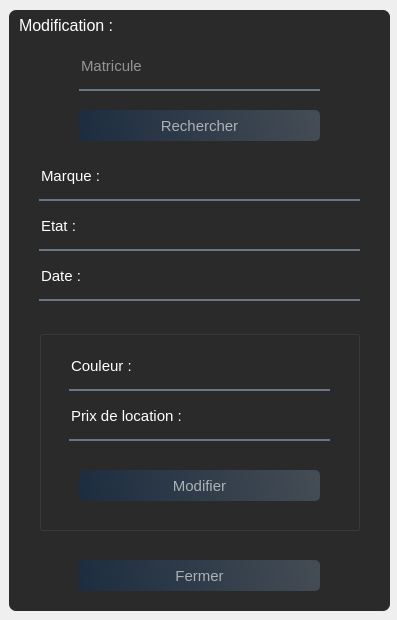
<?xml version="1.0" encoding="UTF-8"?>
<ui version="4.0">
 <class>Form</class>
 <widget class="QWidget" name="Form">
  <property name="geometry">
   <rect>
    <x>0</x>
    <y>0</y>
    <width>397</width>
    <height>620</height>
   </rect>
  </property>
  <property name="windowTitle">
   <string>Form</string>
  </property>
  <widget class="QWidget" name="widget" native="true">
   <property name="geometry">
    <rect>
     <x>-1</x>
     <y>0</y>
     <width>401</width>
     <height>621</height>
    </rect>
   </property>
   <widget class="QLabel" name="label">
    <property name="geometry">
     <rect>
      <x>-10</x>
      <y>-5</y>
      <width>411</width>
      <height>631</height>
     </rect>
    </property>
    <property name="styleSheet">
     <string notr="true">border-image: url(:/images/pexels-photo-2834653.jpeg);</string>
    </property>
    <property name="text">
     <string/>
    </property>
   </widget>
   <widget class="QLabel" name="label_2">
    <property name="geometry">
     <rect>
      <x>10</x>
      <y>10</y>
      <width>381</width>
      <height>601</height>
     </rect>
    </property>
    <property name="styleSheet">
     <string notr="true">background-color:rgba(0,0,0,210); 
border-radius:7px; </string>
    </property>
    <property name="text">
     <string/>
    </property>
   </widget>
   <widget class="QLabel" name="label_3">
    <property name="geometry">
     <rect>
      <x>20</x>
      <y>0</y>
      <width>311</width>
      <height>51</height>
     </rect>
    </property>
    <property name="font">
     <font>
      <pointsize>12</pointsize>
     </font>
    </property>
    <property name="styleSheet">
     <string notr="true">color : white ;
color:rgba(255,255,255,1);</string>
    </property>
    <property name="text">
     <string>Modification :</string>
    </property>
   </widget>
   <widget class="QLineEdit" name="lineEdit">
    <property name="geometry">
     <rect>
      <x>80</x>
      <y>50</y>
      <width>241</width>
      <height>41</height>
     </rect>
    </property>
    <property name="font">
     <font>
      <pointsize>11</pointsize>
     </font>
    </property>
    <property name="styleSheet">
     <string notr="true">background-color: rgba(0,0,0,0);
border : none ;
border-bottom : 2px solid rgba(105,118,132,255);
color :rgba(255,255,255,1);
padding-bottom:7px ;</string>
    </property>
    <property name="text">
     <string/>
    </property>
    <property name="placeholderText">
     <string>Matricule</string>
    </property>
    <property name="clearButtonEnabled">
     <bool>true</bool>
    </property>
   </widget>
   <widget class="QPushButton" name="pushButton">
    <property name="geometry">
     <rect>
      <x>80</x>
      <y>110</y>
      <width>241</width>
      <height>31</height>
     </rect>
    </property>
    <property name="font">
     <font>
      <pointsize>11</pointsize>
      <bold>false</bold>
     </font>
    </property>
    <property name="styleSheet">
     <string notr="true">QPushButton#pushButton{
background-color : qlineargradient(spread:pad,x1:0,y1:0.505682,x2:1,y2:0.477,stop:0 rgba(20,47,78,0.6),stop:1 rgba(85,98,112,0.6));
color:rgba(255,255,255,0.6);
border-radius:5px;
}
QPushButton#pushButton:hover{
background-color : qlineargradient(spread:pad,x1:0,y1:0.505682,x2:1,y2:0.477,stop:0 rgba(40,67,98,219),stop:1 rgba(105,118,132,226));
}
QPushButton#pushButton:pressed{
background-color : qlineargradient(spread:pad,x1:0,y1:0.505682,x2:1,y2:0.477,stop:0  rgba(20,47,78,0.6),stop:1 rgba(85,98,112,0.6));
color:rgba(255,255,255,210);
border-radius:5px;
}
</string>
    </property>
    <property name="text">
     <string>Rechercher</string>
    </property>
   </widget>
   <widget class="QLineEdit" name="lineEdit_3">
    <property name="geometry">
     <rect>
      <x>120</x>
      <y>160</y>
      <width>241</width>
      <height>41</height>
     </rect>
    </property>
    <property name="font">
     <font>
      <pointsize>11</pointsize>
     </font>
    </property>
    <property name="styleSheet">
     <string notr="true">background-color: rgba(0,0,0,0);
border : none ;
border-bottom : 2px solid rgba(105,118,132,255);
color :rgba(255,255,255,1);
padding-bottom:7px ;</string>
    </property>
    <property name="readOnly">
     <bool>true</bool>
    </property>
    <property name="placeholderText">
     <string/>
    </property>
    <property name="clearButtonEnabled">
     <bool>false</bool>
    </property>
   </widget>
   <widget class="QLineEdit" name="lineEdit_4">
    <property name="geometry">
     <rect>
      <x>40</x>
      <y>160</y>
      <width>81</width>
      <height>41</height>
     </rect>
    </property>
    <property name="font">
     <font>
      <pointsize>11</pointsize>
     </font>
    </property>
    <property name="styleSheet">
     <string notr="true">background-color: rgba(0,0,0,0);
border : none ;
border-bottom : 2px solid rgba(105,118,132,255);
color :rgba(255,255,255,1);
padding-bottom:7px ;</string>
    </property>
    <property name="text">
     <string>Marque :</string>
    </property>
    <property name="readOnly">
     <bool>true</bool>
    </property>
    <property name="placeholderText">
     <string/>
    </property>
    <property name="clearButtonEnabled">
     <bool>false</bool>
    </property>
   </widget>
   <widget class="QLineEdit" name="lineEdit_6">
    <property name="geometry">
     <rect>
      <x>40</x>
      <y>210</y>
      <width>81</width>
      <height>41</height>
     </rect>
    </property>
    <property name="font">
     <font>
      <pointsize>11</pointsize>
     </font>
    </property>
    <property name="styleSheet">
     <string notr="true">background-color: rgba(0,0,0,0);
border : none ;
border-bottom : 2px solid rgba(105,118,132,255);
color :rgba(255,255,255,1);
padding-bottom:7px ;</string>
    </property>
    <property name="text">
     <string>Etat :</string>
    </property>
    <property name="readOnly">
     <bool>true</bool>
    </property>
    <property name="placeholderText">
     <string/>
    </property>
    <property name="clearButtonEnabled">
     <bool>false</bool>
    </property>
   </widget>
   <widget class="QLineEdit" name="lineEdit_10">
    <property name="geometry">
     <rect>
      <x>120</x>
      <y>210</y>
      <width>241</width>
      <height>41</height>
     </rect>
    </property>
    <property name="font">
     <font>
      <pointsize>11</pointsize>
     </font>
    </property>
    <property name="styleSheet">
     <string notr="true">background-color: rgba(0,0,0,0);
border : none ;
border-bottom : 2px solid rgba(105,118,132,255);
color :rgba(255,255,255,1);
padding-bottom:7px ;</string>
    </property>
    <property name="readOnly">
     <bool>true</bool>
    </property>
    <property name="placeholderText">
     <string/>
    </property>
    <property name="clearButtonEnabled">
     <bool>false</bool>
    </property>
   </widget>
   <widget class="QGroupBox" name="groupBox">
    <property name="geometry">
     <rect>
      <x>40</x>
      <y>330</y>
      <width>321</width>
      <height>201</height>
     </rect>
    </property>
    <property name="styleSheet">
     <string notr="true">color:white;
</string>
    </property>
    <property name="title">
     <string/>
    </property>
    <widget class="QPushButton" name="pushButton_2">
     <property name="geometry">
      <rect>
       <x>40</x>
       <y>140</y>
       <width>241</width>
       <height>31</height>
      </rect>
     </property>
     <property name="font">
      <font>
       <pointsize>11</pointsize>
       <bold>false</bold>
      </font>
     </property>
     <property name="styleSheet">
      <string notr="true">QPushButton#pushButton_2{
background-color : qlineargradient(spread:pad,x1:0,y1:0.505682,x2:1,y2:0.477,stop:0 rgba(20,47,78,0.6),stop:1 rgba(85,98,112,0.6));
color:rgba(255,255,255,0.6);
border-radius:5px;
}
QPushButton#pushButton_2:hover{
background-color : qlineargradient(spread:pad,x1:0,y1:0.505682,x2:1,y2:0.477,stop:0 rgba(40,67,98,219),stop:1 rgba(105,118,132,226));
}
QPushButton#pushButton_2:pressed{
background-color : qlineargradient(spread:pad,x1:0,y1:0.505682,x2:1,y2:0.477,stop:0  rgba(20,47,78,0.6),stop:1 rgba(85,98,112,0.6));
color:rgba(255,255,255,210);
border-radius:5px;
}
</string>
     </property>
     <property name="text">
      <string>Modifier</string>
     </property>
    </widget>
    <widget class="QLineEdit" name="lineEdit_5">
     <property name="geometry">
      <rect>
       <x>30</x>
       <y>20</y>
       <width>81</width>
       <height>41</height>
      </rect>
     </property>
     <property name="font">
      <font>
       <pointsize>11</pointsize>
      </font>
     </property>
     <property name="styleSheet">
      <string notr="true">background-color: rgba(0,0,0,0);
border : none ;
border-bottom : 2px solid rgba(105,118,132,255);
color :rgba(255,255,255,1);
padding-bottom:7px ;</string>
     </property>
     <property name="text">
      <string>Couleur :</string>
     </property>
     <property name="readOnly">
      <bool>true</bool>
     </property>
     <property name="placeholderText">
      <string/>
     </property>
     <property name="clearButtonEnabled">
      <bool>false</bool>
     </property>
    </widget>
    <widget class="QLineEdit" name="lineEdit_9">
     <property name="geometry">
      <rect>
       <x>110</x>
       <y>20</y>
       <width>181</width>
       <height>41</height>
      </rect>
     </property>
     <property name="font">
      <font>
       <pointsize>11</pointsize>
      </font>
     </property>
     <property name="styleSheet">
      <string notr="true">background-color: rgba(0,0,0,0);
border : none ;
border-bottom : 2px solid rgba(105,118,132,255);
color :rgba(255,255,255,1);
padding-bottom:7px ;</string>
     </property>
     <property name="readOnly">
      <bool>false</bool>
     </property>
     <property name="placeholderText">
      <string/>
     </property>
     <property name="clearButtonEnabled">
      <bool>true</bool>
     </property>
    </widget>
    <widget class="QLineEdit" name="lineEdit_7">
     <property name="geometry">
      <rect>
       <x>30</x>
       <y>70</y>
       <width>151</width>
       <height>41</height>
      </rect>
     </property>
     <property name="font">
      <font>
       <pointsize>11</pointsize>
      </font>
     </property>
     <property name="styleSheet">
      <string notr="true">background-color: rgba(0,0,0,0);
border : none ;
border-bottom : 2px solid rgba(105,118,132,255);
color :rgba(255,255,255,1);
padding-bottom:7px ;</string>
     </property>
     <property name="text">
      <string>Prix de location :</string>
     </property>
     <property name="readOnly">
      <bool>true</bool>
     </property>
     <property name="placeholderText">
      <string/>
     </property>
     <property name="clearButtonEnabled">
      <bool>false</bool>
     </property>
    </widget>
    <widget class="QLineEdit" name="lineEdit_11">
     <property name="geometry">
      <rect>
       <x>180</x>
       <y>70</y>
       <width>111</width>
       <height>41</height>
      </rect>
     </property>
     <property name="font">
      <font>
       <pointsize>11</pointsize>
      </font>
     </property>
     <property name="styleSheet">
      <string notr="true">background-color: rgba(0,0,0,0);
border : none ;
border-bottom : 2px solid rgba(105,118,132,255);
color :rgba(255,255,255,1);
padding-bottom:7px ;</string>
     </property>
     <property name="readOnly">
      <bool>false</bool>
     </property>
     <property name="placeholderText">
      <string/>
     </property>
     <property name="clearButtonEnabled">
      <bool>true</bool>
     </property>
    </widget>
   </widget>
   <widget class="QPushButton" name="pushButton_3">
    <property name="geometry">
     <rect>
      <x>80</x>
      <y>560</y>
      <width>241</width>
      <height>31</height>
     </rect>
    </property>
    <property name="font">
     <font>
      <pointsize>11</pointsize>
      <bold>false</bold>
     </font>
    </property>
    <property name="styleSheet">
     <string notr="true">QPushButton#pushButton_3{
background-color : qlineargradient(spread:pad,x1:0,y1:0.505682,x2:1,y2:0.477,stop:0 rgba(20,47,78,0.6),stop:1 rgba(85,98,112,0.6));
color:rgba(255,255,255,0.6);
border-radius:5px;
}
QPushButton#pushButton_3:hover{
background-color : qlineargradient(spread:pad,x1:0,y1:0.505682,x2:1,y2:0.477,stop:0 rgba(40,67,98,219),stop:1 rgba(105,118,132,226));
}
QPushButton#pushButton_3:pressed{
background-color : qlineargradient(spread:pad,x1:0,y1:0.505682,x2:1,y2:0.477,stop:0  rgba(20,47,78,0.6),stop:1 rgba(85,98,112,0.6));
color:rgba(255,255,255,210);
border-radius:5px;
}
</string>
    </property>
    <property name="text">
     <string>Fermer</string>
    </property>
   </widget>
   <widget class="QLineEdit" name="lineEdit_8">
    <property name="geometry">
     <rect>
      <x>40</x>
      <y>260</y>
      <width>81</width>
      <height>41</height>
     </rect>
    </property>
    <property name="font">
     <font>
      <pointsize>11</pointsize>
     </font>
    </property>
    <property name="styleSheet">
     <string notr="true">background-color: rgba(0,0,0,0);
border : none ;
border-bottom : 2px solid rgba(105,118,132,255);
color :rgba(255,255,255,1);
padding-bottom:7px ;</string>
    </property>
    <property name="text">
     <string>Date :</string>
    </property>
    <property name="readOnly">
     <bool>true</bool>
    </property>
    <property name="placeholderText">
     <string/>
    </property>
    <property name="clearButtonEnabled">
     <bool>false</bool>
    </property>
   </widget>
   <widget class="QLineEdit" name="lineEdit_12">
    <property name="geometry">
     <rect>
      <x>120</x>
      <y>260</y>
      <width>241</width>
      <height>41</height>
     </rect>
    </property>
    <property name="font">
     <font>
      <pointsize>11</pointsize>
     </font>
    </property>
    <property name="styleSheet">
     <string notr="true">background-color: rgba(0,0,0,0);
border : none ;
border-bottom : 2px solid rgba(105,118,132,255);
color :rgba(255,255,255,1);
padding-bottom:7px ;</string>
    </property>
    <property name="readOnly">
     <bool>true</bool>
    </property>
    <property name="placeholderText">
     <string/>
    </property>
    <property name="clearButtonEnabled">
     <bool>false</bool>
    </property>
   </widget>
  </widget>
 </widget>
 <resources>
  <include location="res_msgbox.qrc"/>
 </resources>
 <connections/>
</ui>
